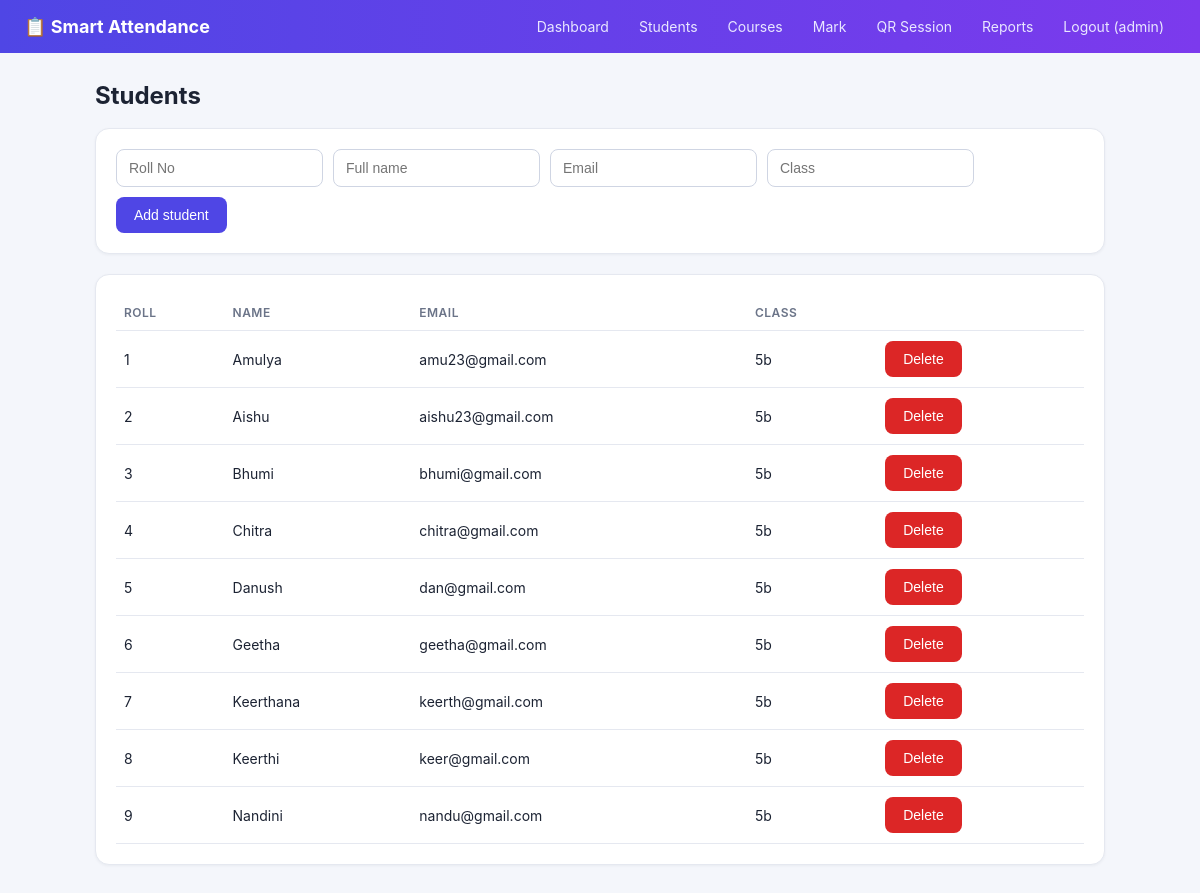
The app's page /students (signed in) with its own data.
### tables this page shows
CREATE TABLE students(
        id INTEGER PRIMARY KEY, roll_no TEXT UNIQUE NOT NULL,
        name TEXT NOT NULL, email TEXT, class_name TEXT);

### app.py (the view, shortened to what this page needs)
@app.route("/students", methods=["GET", "POST"])
@login_required("teacher")
def students():
    db = get_db()
    rows = db.execute("SELECT * FROM students ORDER BY roll_no").fetchall()
    return render_template("students.html", students=rows)

### app.py (called while the page is built)
def get_db():
    if "db" not in g:
        g.db = sqlite3.connect(DB)
        g.db.row_factory = sqlite3.Row
    return g.db

def login_required(role=None):
    def deco(f):
        @wraps(f)
        def wrapper(*a, **kw):
            if "user_id" not in session:
                return redirect(url_for("login"))
            if role and session.get("role") != role:
                abort(403)
            return f(*a, **kw)
        return wrapper
    return deco

### templates/students.html
{% extends "base.html" %}{% block body %}
<h1>Students</h1>
<div class="card"><form method="post" class="inline">
<input name="roll_no" placeholder="Roll No" required><input name="name" placeholder="Full name" required>
<input name="email" type="email" placeholder="Email"><input name="class_name" placeholder="Class">
<button class="btn">Add student</button></form></div>
<div class="card"><table><tr><th>Roll</th><th>Name</th><th>Email</th><th>Class</th><th></th></tr>
{% for s in students %}<tr><td>{{ s.roll_no }}</td><td>{{ s.name }}</td><td>{{ s.email }}</td><td>{{ s.class_name }}</td>
<td><form method="post" action="{{ url_for('delete_student', sid=s.id) }}" onsubmit="return confirm('Delete this student and their records?')"><button class="btn danger">Delete</button></form></td></tr>
{% else %}<tr><td colspan="5" class="muted">No students yet.</td></tr>{% endfor %}</table></div>
{% endblock %}

### static/style.css (style rules this page uses)
:root { --bg:#f4f6fb;--card:#fff;--ink:#1c2333;--muted:#6b7488;--brand:#4f46e5;--brand2:#7c3aed;--ok:#16a34a;--bad:#dc2626;--line:#e5e8f0 }
* { box-sizing:border-box }
body { margin:0;font-family:Inter,system-ui,Segoe UI,Arial,sans-serif;background:var(--bg);color:var(--ink) }
h1 { margin:0 0 18px;font-size:24px }
.card { background:var(--card);border:1px solid var(--line);border-radius:14px;padding:20px;margin-bottom:20px;box-shadow:0 1px 3px rgba(20,30,60,.05) }
table { width:100%;border-collapse:collapse;font-size:14px }
th,td { text-align:left;padding:10px 8px;border-bottom:1px solid var(--line) }
th { color:var(--muted);font-weight:600;font-size:12px;text-transform:uppercase;letter-spacing:.04em }
input,select { padding:10px 12px;border:1px solid #cfd5e3;border-radius:8px;font-size:14px;background:#fff }
.btn { background:var(--brand);color:#fff;border:0;padding:10px 18px;border-radius:8px;cursor:pointer;font-size:14px;text-decoration:none;display:inline-block }
.btn.danger { background:var(--bad) }
form.inline { display:flex;gap:10px;flex-wrap:wrap;align-items:center }

### records on screen
students: roll_no "1", name "Amulya", email "amu23@gmail.com", class_name "5b"
students: roll_no "2", name "Aishu", email "aishu23@gmail.com", class_name "5b"
students: roll_no "3", name "Bhumi", email "bhumi@gmail.com", class_name "5b"
students: roll_no "4", name "Chitra", email "chitra@gmail.com", class_name "5b"
students: roll_no "5", name "Danush", email "dan@gmail.com", class_name "5b"
students: roll_no "6", name "Geetha", email "geetha@gmail.com", class_name "5b"
students: roll_no "7", name "Keerthana", email "keerth@gmail.com", class_name "5b"
students: roll_no "8", name "Keerthi", email "keer@gmail.com", class_name "5b"
students: roll_no "9", name "Nandini", email "nandu@gmail.com", class_name "5b"

### other values on screen
{{ session.username }} "admin"
